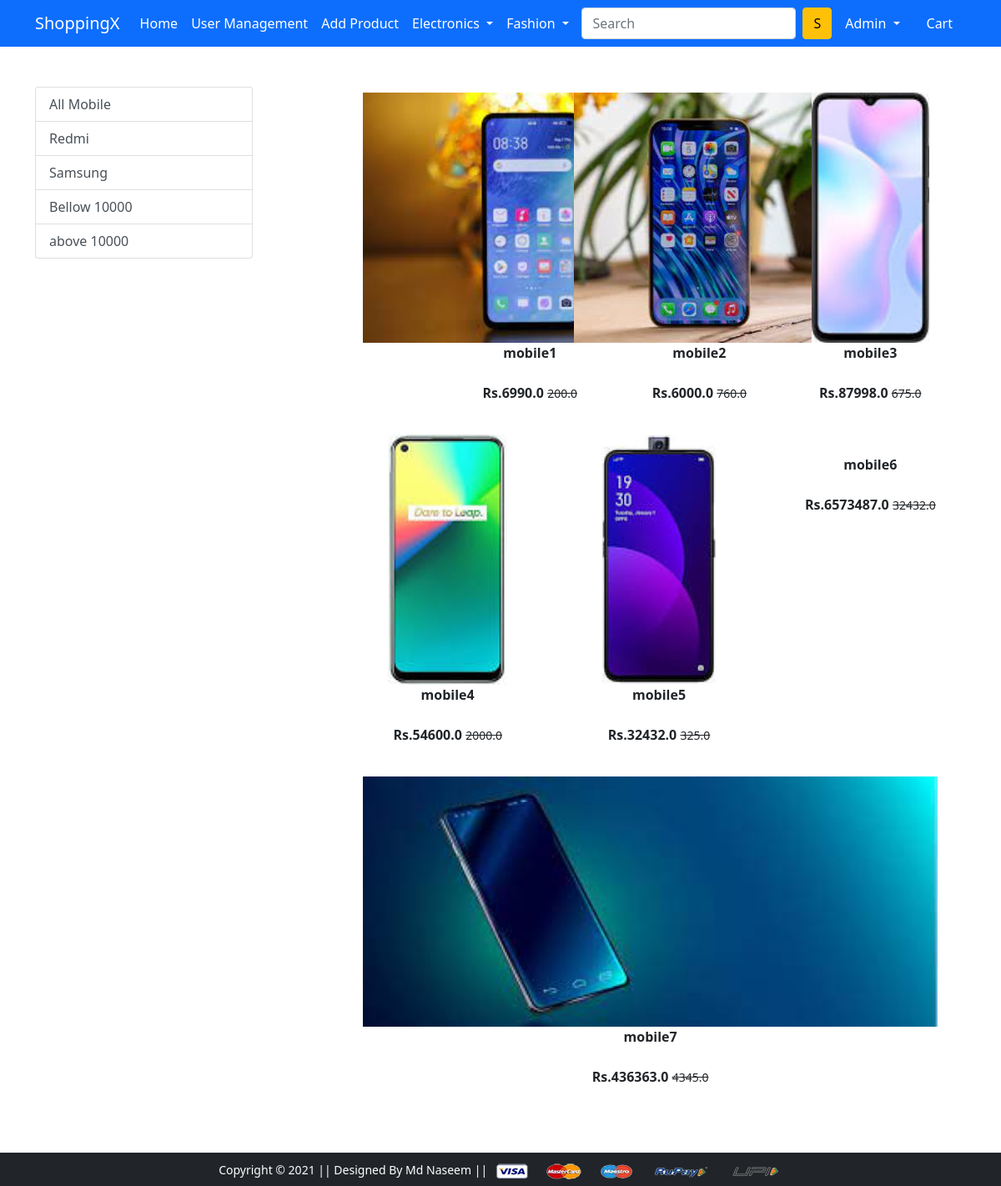
Screenshot of /mobile/ (signed in) with the database file from the repository.
### app/models.py (models this page shows, shortened)
class Product(models.Model):
	title=models.CharField(max_length=100)
	selling_price=models.FloatField()
	discount_price=models.FloatField()
	description=models.TextField()
	brand=models.CharField(max_length=200)
	category=models.CharField(choices=CATEGORY_CHOICES,max_length=50)
	product_image=models.ImageField(upload_to='productimg')

### app/views.py (the view)
# urls.py: path('mobile/', views.mobile, name='mobile'),
def mobile(request,data=None):
	if data==None:
		mobiles=Product.objects.filter(category='M')
	elif data == 'redmi' or data=='samsung':
		mobiles=Product.objects.filter(category='M').filter(brand=data)
	elif data=='bellow':
		mobiles=Product.objects.filter(category='M').filter(selling_price__lt=10000)
	elif data=='above':
		mobiles=Product.objects.filter(category='M').filter(selling_price__gt=10000)
	return render(request, 'app/mobile.html',{'mobiles':mobiles})

### app/templates/app/mobile.html (shortened to what this page needs)
{% extends 'app/base.html' %}
{% load static %}
{% block main-content %}
<div class="container my-5">
 <div class="row">
  <div class="col-sm-3">
   <div class="list-group">
   	<a href="{% url 'mobile' %}" class="list-group-item list-group-item-action" aria-current="true">All Mobile</a>
   	<a href="{% url 'mobiledata' 'redmi' %}"
   	 class="list-group-item list-group-item-action" aria-current="true">Redmi</a>
   	 	<a href="{% url 'mobiledata' 'samsung' %}"
   	 class="list-group-item list-group-item-action" aria-current="true">Samsung</a>
   	 <a href="{% url 'mobiledata' 'bellow' %}"
   	 class="list-group-item list-group-item-action" aria-current="true">Bellow 10000</a>
   	 <a href="{% url 'mobiledata' 'above' %}"
   	 class="list-group-item list-group-item-action" aria-current="true">above 10000</a>
  </div>
</div>
  <div class="col-sm-8 offset-sm-1">
  	<div class="row">
  		{% for product in mobiles %}
  		<div class="col-sm-4 text-center mb-4">
  		<a href="{% url 'product-detail' product.id %}" class="btn">
  			<div class="item"><img src="{{product.product_image.url}}" alt="" height="300px" class=""><div class="fw-bold">{{product.title}}</div><br>
  			<div class="fw-bold">Rs.{{product.selling_price}}
             <small class="fw-light text-decoration-line-through">{{product.discount_price}}</small>
  			</div></div></a></div>
  		{% endfor %}
  </div>
 </div>
</div>
</div>
{% endblock main-content %}

### app/templates/app/base.html (shortened to what this page needs)
<!doctype html>
{% load static %}
<html lang="en">
  <head>
    <link href="https://cdn.jsdelivr.net/npm/bootstrap@5.0.0-beta1/dist/css/bootstrap.min.css" rel="stylesheet">
    <link rel="stylesheet" href="{% static 'app/css/owl.carousel.min.css' %}">
    <link rel="stylesheet" href="{% static 'app/css/all.min.css' %}">
    <link rel="stylesheet" href="{% static 'app/css/style.css' %}">
  </head>
  <body>
    <nav class="navbar navbar-expand-lg navbar-dark bg-primary">
     <div class="container">
       <a class="navbar-brand" href="/">ShoppingX</a>
       <div class="collapse navbar-collapse" id="navbarSupportedContent">
         <ul class="navbar-nav me-auto mb-2 mb-lg-0">
           <li class="nav-item">
             <a class="nav-link active" aria-current="page" href="/">Home</a>
           </li>
           <li class="nav-item">
             <a class="nav-link active" aria-current="page" href="{% url 'user_management' %}">User Management</a>
           </li>
           <li class="nav-item">
             <a class="nav-link active" aria-current="page" href="{% url 'addproduct' %}">Add Product</a>
           </li>
           <li class="nav-item dropdown">
             <a class="nav-link dropdown-toggle text-white" href="#" id="electronicsDropdown" role="button" data-bs-toggle="dropdown" aria-expanded="false">
               Electronics
             </a>
           </li>
           <li class="nav-item dropdown">
             <a class="nav-link dropdown-toggle text-white" href="#" id="fashionDropdown" role="button" data-bs-toggle="dropdown" aria-expanded="false">
               Fashion
             </a>
           </li>
         </ul>
         <form class="d-flex">
           <input class="form-control me-2" type="search" placeholder="Search" aria-label="Search">
           <button class="btn btn-warning" type="submit">S</button>
         </form>
         <div>
          <ul class="navbar-nav me-auto mb-2 mb-lg-0">
            {% if request.user.is_authenticated %}
           <li class="nav-item dropdown mx-2">
              <a class="nav-link dropdown-toggle text-white" href="#" id="profileDropdown" role="button" data-bs-toggle="dropdown" aria-expanded="false"><span class="text-capitalize">{{request.user.username}}
              </span></a>
            </li>
            <li class="nav-item mx-2">
             <a href="{% url 'show-cart' %}" class="nav-link text-white"> Cart </a>
            </li>
            {% endif %}
          </ul>
         </div>
       </div>
     </div>
    </nav>
    {% block main-content %} {% endblock main-content %}
    <footer class="container-fluid bg-dark text-center p-2 mt-5">
        <small class="text-white">Copyright &copy; 2021 || Designed By Md Naseem || </small>
        <img src="{% static 'app/images/payment.png' %}" alt="" srcset="" class="img-fluid" height="2px">
    </footer>
  </body>
</html>

### rows the page displays
Product: product_image (picture), title "mobile1", selling_price "6990.0", discount_price "200.0"
Product: product_image (picture), title "mobile2", selling_price "6000.0", discount_price "760.0"
Product: product_image (picture), title "mobile3", selling_price "87998.0", discount_price "675.0"
Product: product_image (picture), title "mobile4", selling_price "54600.0", discount_price "2000.0"
Product: product_image (picture), title "mobile5", selling_price "32432.0", discount_price "325.0"
Product: title "mobile6", selling_price "6573487.0", discount_price "32432.0"
Product: product_image (picture), title "mobile7", selling_price "436363.0", discount_price "4345.0"

### other values shown
{{ request.user.username }} "Admin"
